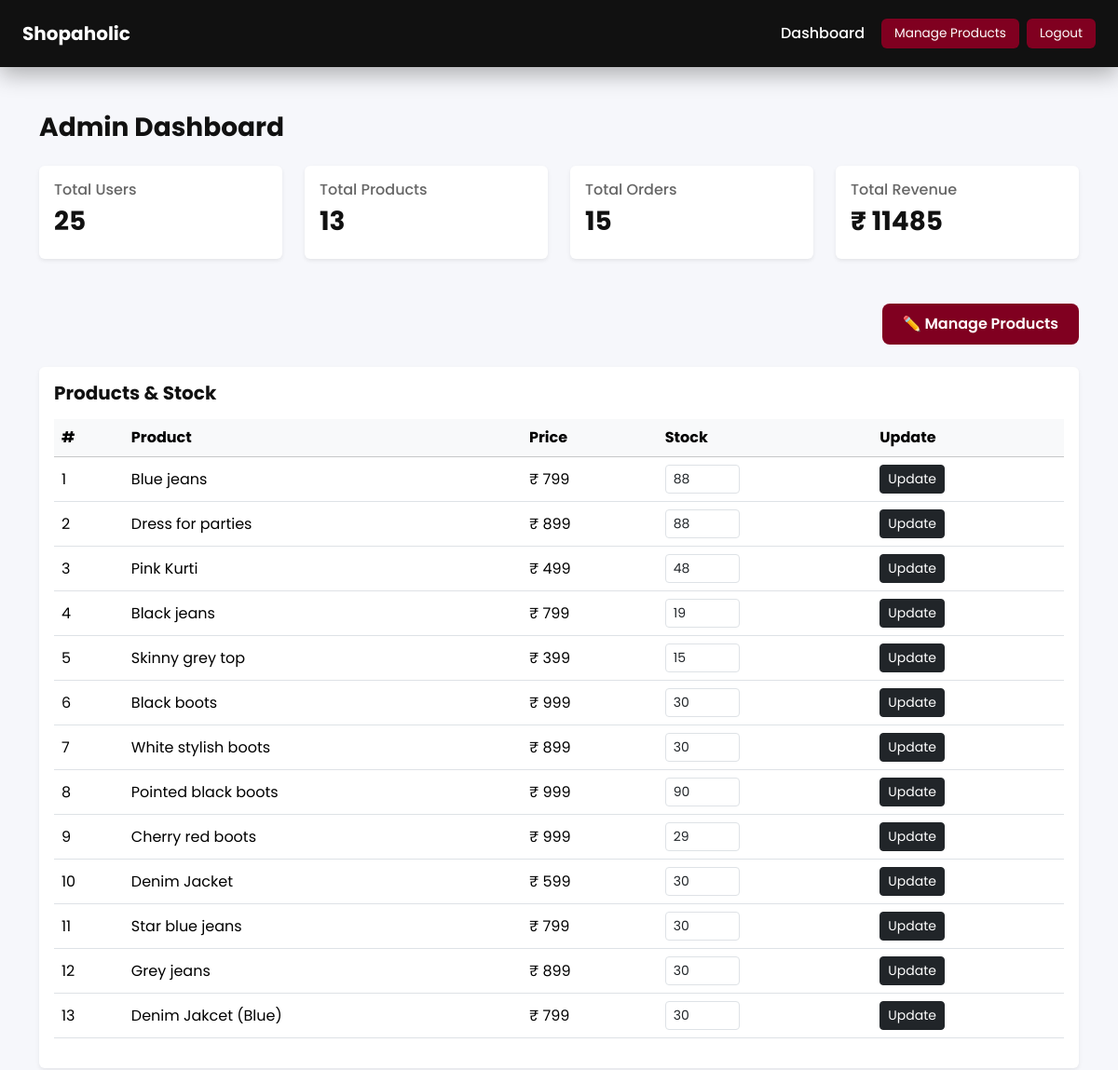
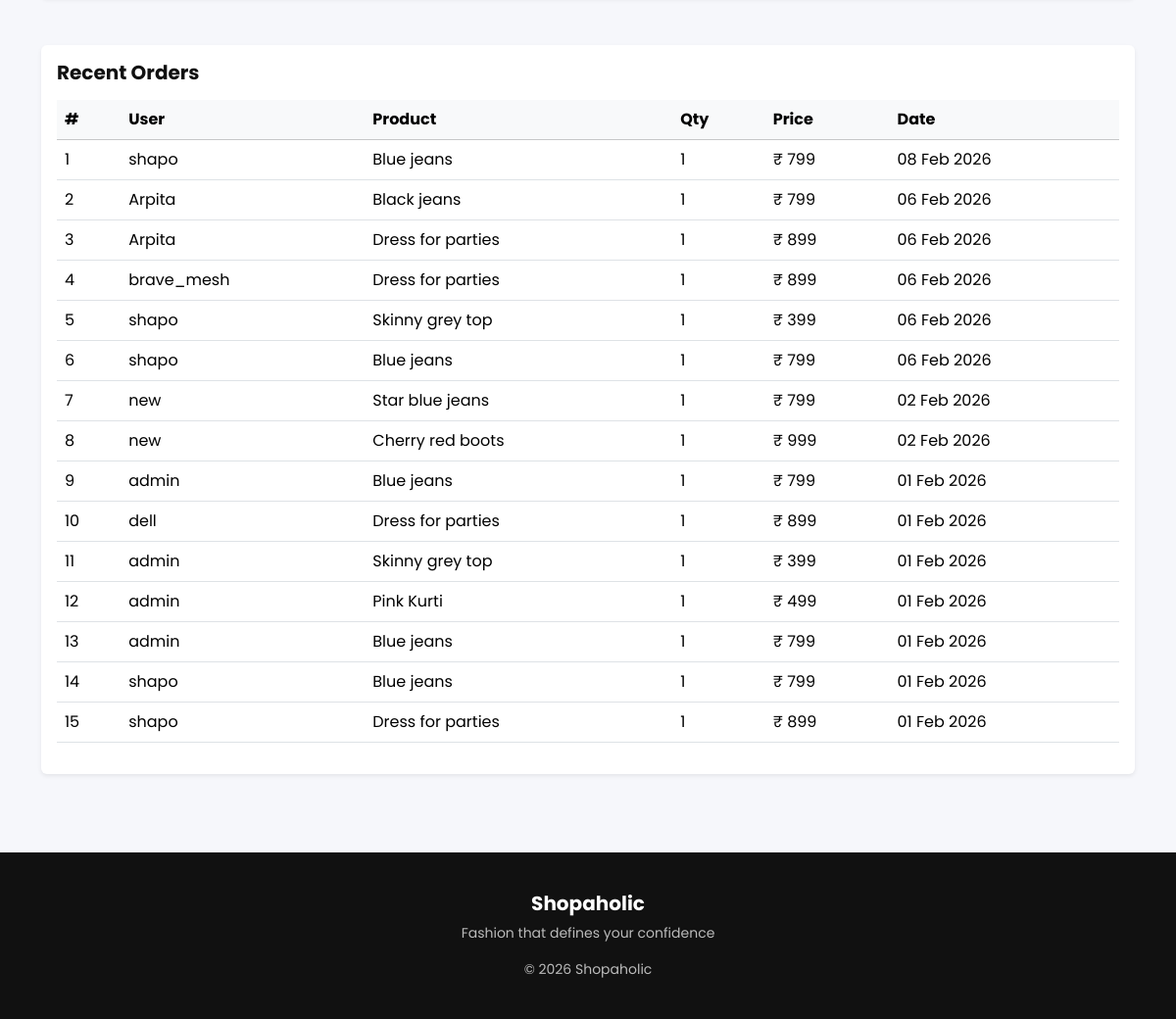
The page /dashboard/ (signed in) on the database its author committed (2 pictures, top to bottom).
### shop/models.py (models this page shows, shortened)
class Product(models.Model):
    name = models.CharField(max_length=200)
    price = models.IntegerField()
    category = models.ForeignKey(Category, on_delete=models.CASCADE)
    image = models.ImageField(upload_to='products/')
    stock = models.IntegerField()
    description = models.TextField()

class Order(models.Model):
    user = models.ForeignKey(User, on_delete=models.CASCADE)
    product = models.ForeignKey(Product, on_delete=models.CASCADE)
    quantity = models.IntegerField()
    price = models.IntegerField()
    ordered_at = models.DateTimeField(auto_now_add=True)

### adminapp/views.py (the view)
# urls.py: path('', dashboard, name='dashboard'),
@login_required
@user_passes_test(is_admin)
def dashboard(request):
    users = User.objects.all()
    products = Product.objects.all()
    orders = Order.objects.select_related('user', 'product').order_by('-ordered_at')
    total_revenue = sum(
        order.price * order.quantity
        for order in orders
    )
    return render(request, 'adminapp/dashboard.html', {
        'users': users,
        'products': products,
        'orders': orders,
        'total_revenue': total_revenue,
    })

### adminapp/views.py (called while the page is built)
def is_admin(user):
    return user.is_superuser

### templates/adminapp/dashboard.html (shortened to what this page needs)
{% extends 'shop/base.html' %}
{% block content %}
<h3 class="fw-bold mb-4">Admin Dashboard</h3>
<div class="row g-4 mb-5">
  <div class="col-md-3">
    <div class="card shadow-sm border-0 p-3">
      <h6 class="text-muted">Total Users</h6>
      <h3 class="fw-bold">{{ users|length }}</h3>
    </div>
  </div>
  <div class="col-md-3">
    <div class="card shadow-sm border-0 p-3">
      <h6 class="text-muted">Total Products</h6>
      <h3 class="fw-bold">{{ products|length }}</h3>
    </div>
  </div>
  <div class="col-md-3">
    <div class="card shadow-sm border-0 p-3">
      <h6 class="text-muted">Total Orders</h6>
      <h3 class="fw-bold">{{ orders|length }}</h3>
    </div>
  </div>
  <div class="col-md-3">
    <div class="card shadow-sm border-0 p-3">
      <h6 class="text-muted">Total Revenue</h6>
      <h3 class="fw-bold">₹ {{ total_revenue }}</h3>
    </div>
  </div>
</div>
<div class="d-flex justify-content-end mb-4">
  <a href="{% url 'adminapp:admin_products' %}"
     class="btn btn-maroon">
    ✏️ Manage Products
  </a>
</div>
<div class="card shadow-sm border-0 mb-5">
  <div class="card-body">
    <h5 class="fw-bold mb-3">Products & Stock</h5>
    <div class="table-responsive">
      <table class="table align-middle">
        <thead class="table-light">
          <tr>
            <th>#</th>
            <th>Product</th>
            <th>Price</th>
            <th>Stock</th>
            <th>Update</th>
          </tr>
        </thead>
        <tbody>
          {% for product in products %}
          <tr>
            <td>{{ forloop.counter }}</td>
            <td>{{ product.name }}</td>
            <td>₹ {{ product.price }}</td>
            <td>
              <form method="post"
                    action="{% url 'adminapp:update_stock' product.id %}"
                    class="d-flex gap-2">
                <input type="number"
                       name="stock"
                       value="{{ product.stock }}"
                       min="0"
                       class="form-control form-control-sm"
                       style="width:80px;">
            </td>
            <td>
                <button class="btn btn-sm btn-dark">
                  Update
                </button>
            </td>
          </tr>
          {% empty %}
          <tr>
            <td colspan="5" class="text-center text-muted">
              No products available
            </td>
          </tr>
          {% endfor %}
        </tbody>
      </table>
    </div>
  </div>
</div>
<div class="card shadow-sm border-0">
  <div class="card-body">
    <h5 class="fw-bold mb-3">Recent Orders</h5>
    <div class="table-responsive">
      <table class="table align-middle">
        <thead class="table-light">
          <tr>
            <th>#</th>
            <th>User</th>
            <th>Product</th>
            <th>Qty</th>
            <th>Price</th>
            <th>Date</th>
          </tr>
        </thead>
        <tbody>
          {% for order in orders %}
          <tr>
            <td>{{ forloop.counter }}</td>
            <td>{{ order.user.username }}</td>
            <td>{{ order.product.name }}</td>
            <td>{{ order.quantity }}</td>
            <td>₹ {{ order.price }}</td>
            <td>{{ order.ordered_at|date:"d M Y" }}</td>
          </tr>
          {% empty %}
          <tr>
            <td colspan="6" class="text-center text-muted">
              No orders yet
            </td>
          </tr>
          {% endfor %}
        </tbody>
      </table>
    </div>
  </div>
</div>
{% endblock %}

### templates/shop/base.html (style rules this page uses)
:root { --bg-main: #f6f7fb; --bg-card: #ffffff; --text-main: #111; --text-muted: #666; --navbar-bg: #111; --maroon: #800020; }
body { font-family: 'Poppins', sans-serif; background: var(--bg-main); color: var(--text-main); transition: all 0.3s ease; }
.card { background: var(--bg-card); color: var(--text-main); transition: 0.3s; }
.text-muted { color: var(--text-muted) !important; }
.btn-maroon { background-color: var(--maroon); color: white; border: none; font-weight: 600; border-radius: 8px; padding: 10px 22px; transition: 0.3s; }

### rows shown on the page
Product: name "Blue jeans", price "799", stock "88"
Product: name "Dress for parties", price "899", stock "88"
Product: name "Pink Kurti", price "499", stock "48"
Product: name "Black jeans", price "799", stock "19"
Product: name "Skinny grey top", price "399", stock "15"
Product: name "Black boots", price "999", stock "30"
Product: name "White stylish boots", price "899", stock "30"
Product: name "Pointed black boots", price "999", stock "90"
Product: name "Cherry red boots", price "999", stock "29"
Product: name "Denim Jacket", price "599", stock "30"
Product: name "Star blue jeans", price "799", stock "30"
Product: name "Grey jeans", price "899", stock "30"
Product: name "Denim Jakcet (Blue)", price "799", stock "30"
Order: user.username "shapo", product.name "Blue jeans", quantity "1", price "799", ordered_at "08 Feb 2026"
Order: user.username "Arpita", product.name "Black jeans", quantity "1", price "799", ordered_at "06 Feb 2026"
Order: user.username "Arpita", product.name "Dress for parties", quantity "1", price "899", ordered_at "06 Feb 2026"
Order: user.username "brave_mesh", product.name "Dress for parties", quantity "1", price "899", ordered_at "06 Feb 2026"
Order: user.username "shapo", product.name "Skinny grey top", quantity "1", price "399", ordered_at "06 Feb 2026"
Order: user.username "shapo", product.name "Blue jeans", quantity "1", price "799", ordered_at "06 Feb 2026"
Order: user.username "new", product.name "Star blue jeans", quantity "1", price "799", ordered_at "02 Feb 2026"
Order: user.username "new", product.name "Cherry red boots", quantity "1", price "999", ordered_at "02 Feb 2026"
Order: user.username "admin", product.name "Blue jeans", quantity "1", price "799", ordered_at "01 Feb 2026"
Order: user.username "dell", product.name "Dress for parties", quantity "1", price "899", ordered_at "01 Feb 2026"
Order: user.username "admin", product.name "Skinny grey top", quantity "1", price "399", ordered_at "01 Feb 2026"
Order: user.username "admin", product.name "Pink Kurti", quantity "1", price "499", ordered_at "01 Feb 2026"
Order: user.username "admin", product.name "Blue jeans", quantity "1", price "799", ordered_at "01 Feb 2026"
Order: user.username "shapo", product.name "Blue jeans", quantity "1", price "799", ordered_at "01 Feb 2026"
Order: user.username "shapo", product.name "Dress for parties", quantity "1", price "899", ordered_at "01 Feb 2026"

### other values the page prints
{{ users|length }} "25"
{{ products|length }} "13"
{{ orders|length }} "15"
{{ total_revenue }} "11485"
